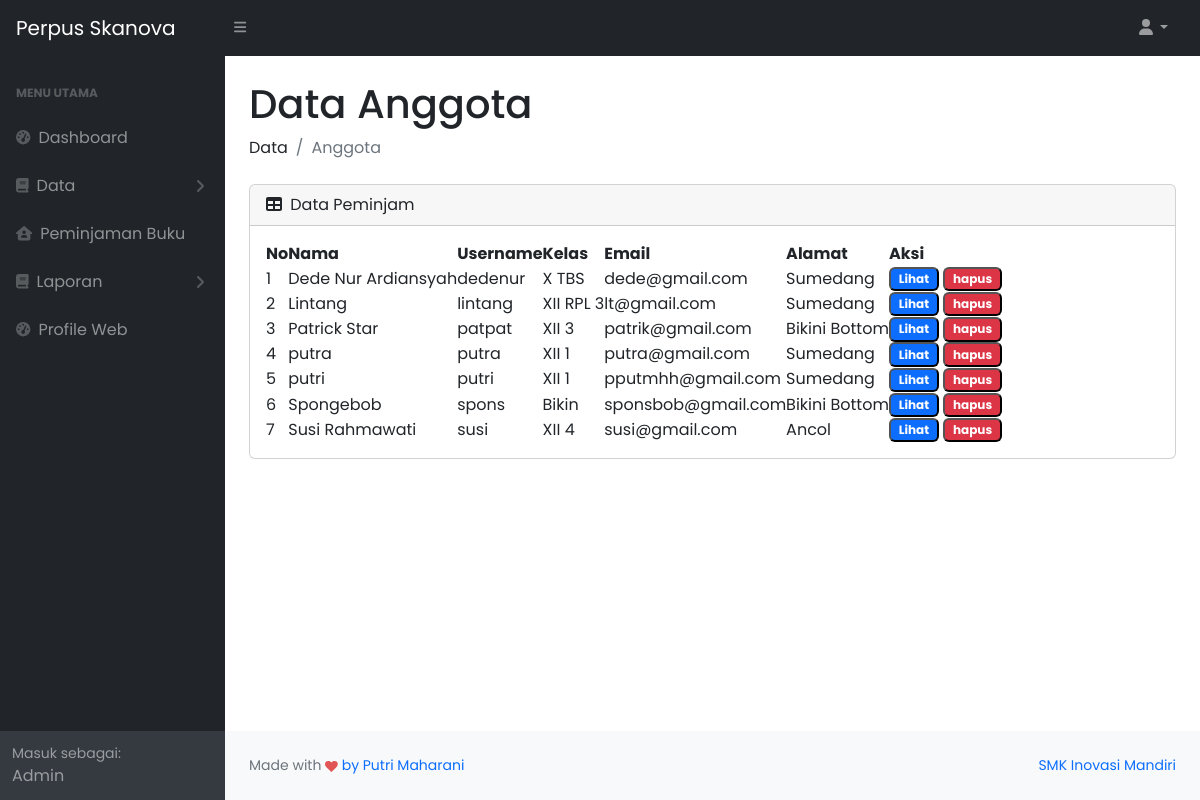
The app's page /admin/dataanggota.php (signed in) with its own data.
### tables this page shows
CREATE TABLE `user` (
  `id_user` int(11) NOT NULL,
  `nama_lengkap` varchar(255) NOT NULL,
  `username` varchar(255) NOT NULL,
  `password` varchar(255) NOT NULL,
  `email` varchar(255) NOT NULL,
  `role` varchar(255) NOT NULL,
  `alamat` text NOT NULL,
  `foto` varchar(255) NOT NULL,
  `kelas` varchar(12) NOT NULL,
  `jurusan` varchar(15) NOT NULL
);

### admin/dataanggota.php (the view, shortened to what this page needs)
<?php
include 'layout/header.php';
?>
<body class="sb-nav-fixed">
    <?php
    include 'layout/sidebar.php';
    ?>
    <div id="layoutSidenav_content">
        <main>
            <div class="container-fluid px-4">
                <h1 class="mt-4">Data Anggota</h1>
                <ol class="breadcrumb mb-4">
                    <li class="breadcrumb-item">Data</li>
                    <li class="breadcrumb-item active">Anggota</li>
                </ol>
                <div class="card mb-4">
                    <div class="card-header">
                        <i class="fas fa-table me-1"></i>
                        Data Peminjam
                    </div>
                    <div class="card-body">
                        <table id="datatablesSimple">
                            <thead>
                                <tr>
                                    <th>No</th>
                                    <th>Nama</th>
                                    <th>Username</th>
                                    <th>Kelas</th>
                                    <th>Email</th>
                                    <th>Alamat</th>
                                    <th>Aksi</th>
                                </tr>
                            </thead>
                            <tbody>
                                <?php
                                $no = 1;
                                $tampil = mysqli_query($koneksi, "SELECT * FROM user WHERE role='Peminjam' ORDER BY nama_lengkap ASC");
                                while ($loop = mysqli_fetch_array($tampil)) :
                                ?>
                                    <tr>
                                        <td><?= $no++ ?></td>
                                        <td><?= $loop['nama_lengkap'] ?></td>
                                        <td><?= $loop['username'] ?></td>
                                        <td><?= $loop['kelas'] ?></td>
                                        <td><?= $loop['email'] ?></td>
                                        <td><?= $loop['alamat'] ?></td>
                                        <td>
                                            <button type="button" class="badge text-bg-primary" data-bs-toggle="modal" data-bs-target="#lihatPetugas<?= $no ?>">Lihat</button>
                                            <button type="submit" name="hapus" class="badge text-bg-danger" data-bs-toggle="modal" data-bs-target="#hapusPetugas<?= $no ?>">hapus</button>
                                        </td>
                                    </tr>
                                <?php endwhile; ?>
                            </tbody>
                        </table>
                    </div>
                </div>
            </div>
        </main>
        <?php
        include 'layout/footer.php';
        ?>

### records on screen
user: nama_lengkap "Dede Nur Ardiansyah", username "dedenur", kelas "X TBS", email "dede@gmail.com", alamat "Sumedang"
user: nama_lengkap "Lintang", username "lintang", kelas "XII RPL 3", email "lt@gmail.com", alamat "Sumedang"
user: nama_lengkap "Patrick Star", username "patpat", kelas "XII 3", email "patrik@gmail.com", alamat "Bikini Bottom"
user: nama_lengkap "putra", username "putra", kelas "XII 1", email "putra@gmail.com", alamat "Sumedang"
user: nama_lengkap "putri", username "putri", kelas "XII 1", email "pputmhh@gmail.com", alamat "Sumedang"
user: nama_lengkap "Spongebob", username "spons", kelas "Bikin", email "sponsbob@gmail.com", alamat "Bikini Bottom"
user: nama_lengkap "Susi Rahmawati", username "susi", kelas "XII 4", email "susi@gmail.com", alamat "Ancol"

### other values on screen
$_SESSION['role'] "Admin"
